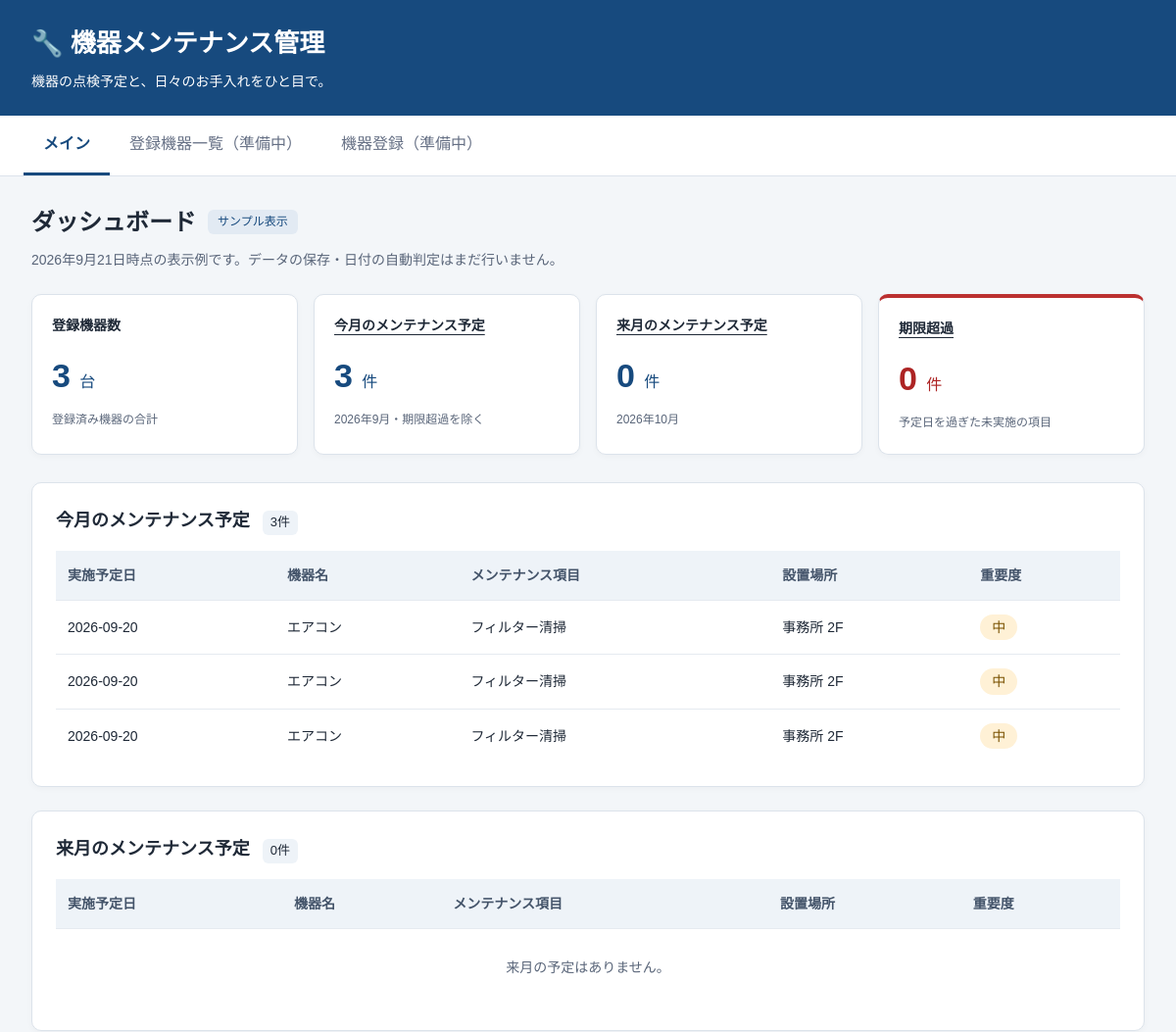
Before: / (upper part) with the older database file.
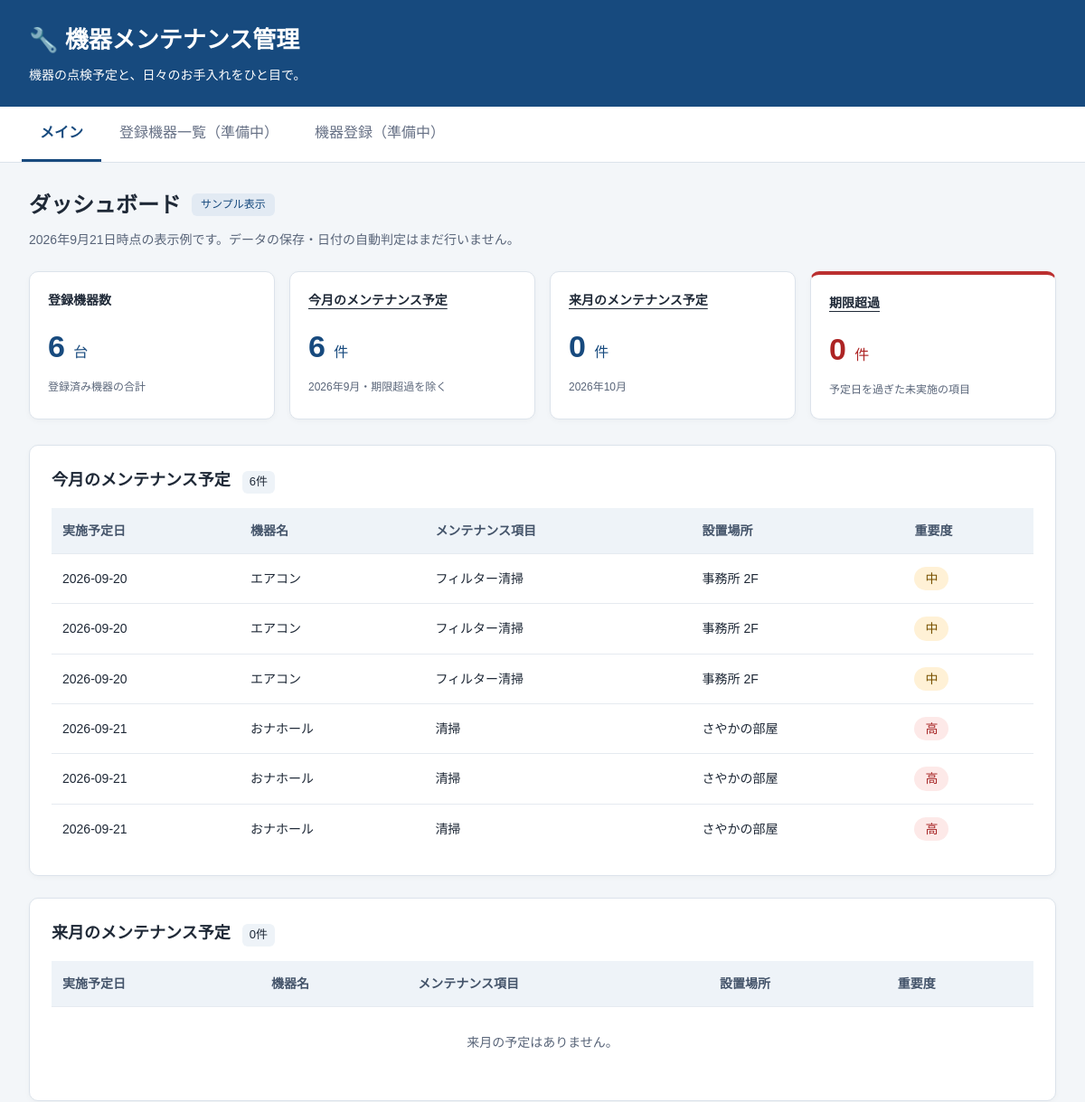
After: the same page with the newer database file.
### tables this page shows
CREATE TABLE maintenance (
        id INTEGER PRIMARY KEY AUTOINCREMENT,
        date TEXT,
        device TEXT,
        task TEXT,
        location TEXT,
        priority TEXT
    );

### main.py (the view)
@app.get("/")
def home(request: Request):
    DB_PATH = BASE_DIR / "maintenance.db"
    connection = sqlite3.connect(DB_PATH)
    cursor = connection.cursor()
    cursor.execute("""
        SELECT
            id,
            date,
            device,
            task,
            location,
            priority
        FROM maintenance
    """)
    rows = cursor.fetchall()
    maintenance_list = []
    for row in rows:
        maintenance_list.append({
            "id": row[0],
            "date": row[1],
            "device": row[2],
            "task": row[3],
            "location": row[4],
            "priority": row[5]
        })
    device_count = len(maintenance_list)
    connection.close()
    return templates.TemplateResponse(
        request=request,
        name="index.html",
        context={  # Jinja2へ渡すデータ！
            "device_count": device_count,
            "maintenance_list": maintenance_list
        }
    )

### templates/index.html (shortened to what this page needs)
<!DOCTYPE html>
<html lang="ja">
<head>
    <link rel="stylesheet" href="/static/style.css">
</head>
<body>
    <header class="site-header">
        <h1>🔧 機器メンテナンス管理</h1>
        <p>機器の点検予定と、日々のお手入れをひと目で。</p>
    </header>
    <nav aria-label="メインナビゲーション">
        <a href="#dashboard" aria-current="page">メイン</a>
        <button type="button" disabled>登録機器一覧（準備中）</button>
        <button type="button" disabled>機器登録（準備中）</button>
    </nav>
    <main id="dashboard">
        <div class="page-heading">
            <h2>ダッシュボード</h2>
            <span class="demo-label">サンプル表示</span>
        </div>
        <p class="sample-note">2026年9月21日時点の表示例です。データの保存・日付の自動判定はまだ行いません。</p>
        <section class="summary" aria-label="登録機器とメンテナンスの集計">
            <div class="card">
                <h3>登録機器数</h3>
                <p>{{ device_count }} <span>台</span></p>
                <small>登録済み機器の合計</small>
            </div>
            <div class="card">
                <h3><a href="#this-month">今月のメンテナンス予定</a></h3>
                <p>{{ maintenance_list|length }} <span>件</span></p>
                <small>2026年9月・期限超過を除く</small>
            </div>
            <div class="card">
                <h3><a href="#next-month">来月のメンテナンス予定</a></h3>
                <p>{{ next_month_list|length }} <span>件</span></p>
                <small>2026年10月</small>
            </div>
            <div class="card warning">
                <h3><a href="#overdue">期限超過</a></h3>
                <p>{{ overdue_list|length }} <span>件</span></p>
                <small>予定日を過ぎた未実施の項目</small>
            </div>
        </section>
        <section class="panel" id="this-month" aria-labelledby="this-month-title">
            <h2 id="this-month-title">今月のメンテナンス予定 <span class="count">{{ maintenance_list|length }}件</span></h2>
            <div class="table-scroll" role="region" aria-label="今月の予定表" tabindex="0">
                <table>
                    <thead>
                        <tr><th scope="col">実施予定日</th><th scope="col">機器名</th><th scope="col">メンテナンス項目</th><th scope="col">設置場所</th><th scope="col">重要度</th></tr>
                    </thead>
                    <tbody>
                        {% for item in maintenance_list %}
                        <tr>
                            <td>{{ item.date }}</td><td>{{ item.device }}</td><td>{{ item.task }}</td><td>{{ item.location }}</td>
                            <td><span class="priority" data-level="{{ item.priority }}">{{ item.priority }}</span></td>
                        </tr>
                        {% else %}
                        <tr><td colspan="5" class="empty-state">今月の予定はありません。</td></tr>
                        {% endfor %}
                    </tbody>
                </table>
            </div>
        </section>
        <section class="panel" id="next-month" aria-labelledby="next-month-title">
            <h2 id="next-month-title">来月のメンテナンス予定 <span class="count">{{ next_month_list|length }}件</span></h2>
            <div class="table-scroll" role="region" aria-label="来月の予定表" tabindex="0">
                <table>
                    <thead>
                        <tr><th scope="col">実施予定日</th><th scope="col">機器名</th><th scope="col">メンテナンス項目</th><th scope="col">設置場所</th><th scope="col">重要度</th></tr>
                    </thead>
                    <tbody>
                        {% for item in next_month_list %}
                        <tr>
                            <td>{{ item.date }}</td><td>{{ item.device }}</td><td>{{ item.task }}</td><td>{{ item.location }}</td>
                            <td><span class="priority" data-level="{{ item.priority }}">{{ item.priority }}</span></td>
                        </tr>
                        {% else %}
                        <tr><td colspan="5" class="empty-state">来月の予定はありません。</td></tr>
                        {% endfor %}
                    </tbody>
                </table>
            </div>
        </section>
    </main>
</body>
</html>

### static/style.css (style rules this page uses)
* { box-sizing: border-box; }
body { margin: 0; font-family: "Yu Gothic", "Meiryo", sans-serif; background: #f3f6f9; color: #1f2937; line-height: 1.6; }
a { color: inherit; }
button { font: inherit; }
.site-header { padding: 24px 32px; background: #174a7e; color: white; }
.site-header h1 { margin: 0; font-size: 26px; }
.site-header p { margin: 6px 0 0; font-size: 14px; }
nav { display: flex; flex-wrap: wrap; padding: 0 24px; background: white; border-bottom: 1px solid #dce3eb; }
nav a, nav button { padding: 16px 20px; border: 0; border-bottom: 3px solid transparent; background: white; text-decoration: none; }
nav a[aria-current="page"] { color: #174a7e; border-bottom-color: #174a7e; font-weight: bold; }
nav button:disabled { color: #667085; cursor: not-allowed; }
main { max-width: 1280px; margin: 0 auto; padding: 28px 32px 48px; }
.page-heading { display: flex; align-items: center; flex-wrap: wrap; gap: 12px; }
.page-heading h2 { margin: 0; font-size: 24px; }
.demo-label { padding: 3px 10px; border-radius: 6px; background: #e2eaf3; color: #174a7e; font-size: 12px; }
.sample-note, .section-note { color: #596579; font-size: 14px; }
.sample-note { margin: 8px 0 24px; }
.summary { display: grid; grid-template-columns: repeat(4, minmax(0, 1fr)); gap: 16px; margin-bottom: 28px; }
.card, .panel { background: white; border: 1px solid #dce3eb; border-radius: 10px; box-shadow: 0 2px 6px rgba(0, 0, 0, 0.03); }
.card { padding: 20px; }
.card h3 { margin: 0; font-size: 14px; }
.card h3 a { text-decoration-thickness: 1px; text-underline-offset: 4px; }
.card p { margin: 12px 0 4px; color: #174a7e; font-size: 34px; font-weight: bold; }
.card p span { font-size: 16px; font-weight: normal; }
.card small { color: #596579; font-size: 12px; }
.warning { border-top: 4px solid #bb3030; }
.warning p, .overdue-date { color: #ad2424; }
.panel { padding: 24px; margin-bottom: 24px; scroll-margin-top: 16px; }
.panel h2 { margin: 0 0 16px; font-size: 18px; }
.count { display: inline-block; margin-left: 8px; padding: 2px 8px; border-radius: 6px; background: #eef3f8; font-size: 13px; font-weight: normal; }
.table-scroll { overflow-x: auto; }
table { width: 100%; min-width: 640px; border-collapse: collapse; font-size: 14px; }
th, td { padding: 14px 12px; text-align: left; border-bottom: 1px solid #e5eaf0; }
th { background: #eef3f8; color: #44546a; white-space: nowrap; }
td:first-child { white-space: nowrap; }
tbody tr:last-child td { border-bottom: 0; }
.priority { display: inline-block; padding: 2px 12px; border-radius: 20px; background: #edf1f5; white-space: nowrap; }
.priority[data-level="高"] { background: #fde9e8; color: #a62424; }
.priority[data-level="中"] { background: #fff1d6; color: #795100; }
.empty-state { text-align: center; color: #596579; padding: 28px; }

Changed rows visible on the page:
added maintenance: date "2026-09-21", device "おナホール", task "清掃", location "さやかの部屋", priority "高"
added maintenance: date "2026-09-21", device "おナホール", task "清掃", location "さやかの部屋", priority "高"
added maintenance: date "2026-09-21", device "おナホール", task "清掃", location "さやかの部屋", priority "高"
Other visible differences:
{{ device_count }}: "3" → "6"
{{ maintenance_list|length }}: "3" → "6"
